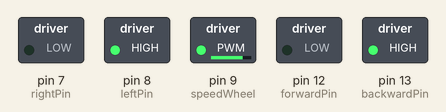
Simulated run of this sketch. Board: Arduino Uno, built with avr-gcc and run on an emulated ATmega328P. On the bench: switched loads named in the sketch (green lamp = pin HIGH).

Above: at 0.05 s.
At 2.05 s:
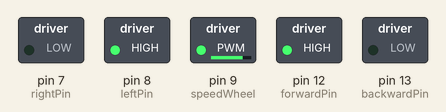
At 3.5 s:
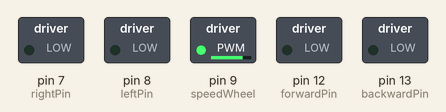
At 4.35 s:
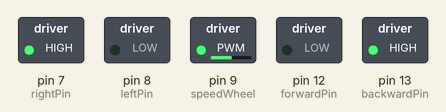
At 5.2 s:
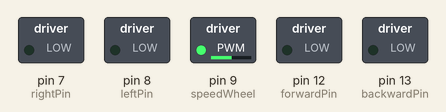
At 6.95 s:
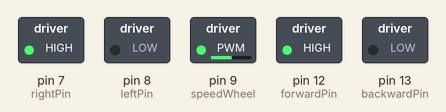
Timing chart, 0 to 9.1 s (numbered marks = the images above):
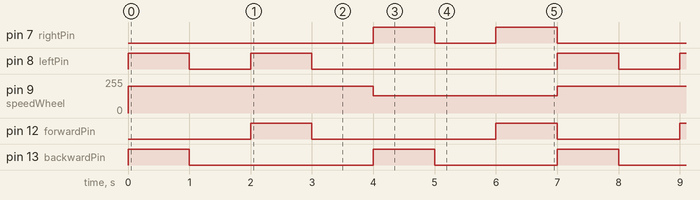

Measured:
- by itself, pin 7 (rightPin), pin 8 (leftPin): repeats every 7.0 s: LOW 1.0 s, HIGH 1.0 s, LOW 4.0 s, HIGH 1.0 s
- by itself, pin 9 (speedWheel): alternates 200/255 for 4.0 s and 130/255 for 3.0 s
- by itself, pin 12 (forwardPin), pin 13 (backwardPin): repeats every 7.0 s: LOW 3.0 s, HIGH 1.0 s, LOW 2.0 s, HIGH 1.0 s

The sketch:

ArduinoIDECode.ino
```cpp
//Variable that controls forward movement of the car, connected to pin 12
const int forwardPin = 12;
//Variable that controls backward movement of the car, connected to pin 13
const int backwardPin = 13;
//Variable that controls the turning of wheels left of the car, connected to pin 8
const int leftPin = 8;
//Variable that controls the turning of wheels left of the car, connected to pin 7
const int rightPin = 7;
//Variable that controls the speed of the wheels, connected to pin 9
const int speedWheel = 9;
//The delay time between movements (In milliseconds)
const int delayTime = 1000;
// The highest and lowest speed the wheels will be traveling at (Range: 0 to 256)
const int highSpeed = 200;
const int lowSpeed = 130;


void setup() {
  //Setting up all the pins as outputs
  pinMode(forwardPin, OUTPUT);
  pinMode(backwardPin, OUTPUT);
  pinMode(leftPin, OUTPUT);
  pinMode(rightPin, OUTPUT);
  pinMode(speedWheel, OUTPUT);

}

void loop() {
  //Example Movements to test the circut

  // stop
  digitalWrite(forwardPin, LOW);
  digitalWrite(backwardPin, LOW);
  digitalWrite(leftPin, LOW);
  digitalWrite(rightPin, LOW);

  // move forward-left
  analogWrite(speedWheel, highSpeed);
  digitalWrite(forwardPin, LOW);
  digitalWrite(backwardPin, HIGH);
  digitalWrite(leftPin, HIGH);
  digitalWrite(rightPin, LOW);
  delay(delayTime);

  // stop
  digitalWrite(forwardPin, LOW);
  digitalWrite(backwardPin, LOW);
  digitalWrite(leftPin, LOW);
  digitalWrite(rightPin, LOW);
  delay(delayTime);

  // move backward-left
  digitalWrite(forwardPin, HIGH);
  digitalWrite(backwardPin, LOW);
  digitalWrite(leftPin, HIGH);
  digitalWrite(rightPin, LOW);
  delay(delayTime);

  // stop
  digitalWrite(forwardPin, LOW);
  digitalWrite(backwardPin, LOW);
  digitalWrite(leftPin, LOW);
  digitalWrite(rightPin, LOW);
  delay(delayTime);

  // move forward-right
  analogWrite(speedWheel, lowSpeed);
  digitalWrite(forwardPin, LOW);
  digitalWrite(backwardPin, HIGH);
  digitalWrite(leftPin, LOW);
  digitalWrite(rightPin, HIGH);
  delay(delayTime);

  // stop
  digitalWrite(forwardPin, LOW);
  digitalWrite(backwardPin, LOW);
  digitalWrite(leftPin, LOW);
  digitalWrite(rightPin, LOW);
  delay(delayTime);

  // move backward-right
  digitalWrite(forwardPin, HIGH);
  digitalWrite(backwardPin, LOW);
  digitalWrite(leftPin, LOW);
  digitalWrite(rightPin, HIGH);
  delay(delayTime);


}
```
